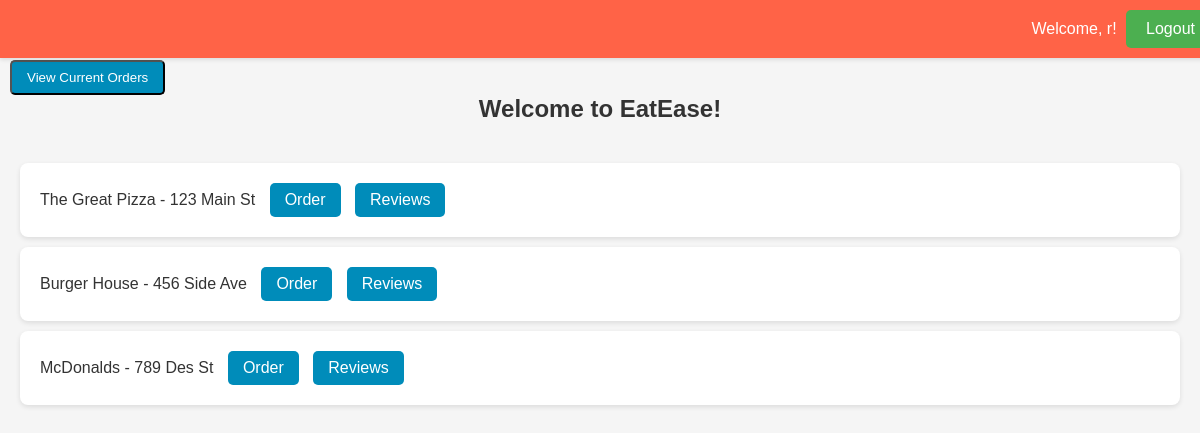
The page / (signed in) on the database its author committed.
### tables this page shows
CREATE TABLE restaurants (
    rest_id INTEGER PRIMARY KEY AUTOINCREMENT,
    name TEXT NOT NULL,
    location TEXT NOT NULL,
    owner INTEGER
);

### app.py (the view)
@app.route('/')
def home():
    conn = get_db_connection()
    cur = conn.cursor()
    cur.execute('SELECT rest_id, name, location FROM restaurants')
    restaurants = cur.fetchall()
    conn.close()
    return render_template('land.html',restaurants=[dict(row) for row in restaurants])

### app.py (called while the page is built)
def get_db_connection():
    conn = sqlite3.connect('eatease.db')
    conn.row_factory = sqlite3.Row
    return conn

@app.before_request
def handle_session_clearing():
    global session_cleared
    if not session_cleared:
        session.clear()
        session_cleared = True

### templates/land.html (shortened to what this page needs)
<!DOCTYPE html>
<html lang="en">
<head>
</head>
<body>
    <div class="header">
        {% if session.get('logged_in') %}
            <p>Welcome, {{ session.get('username') }}!</p>
            <a href="/logout"><button class="signup-login_btn">Logout</button></a>
        {% else %}
            <a href="/signup"><button class="signup-login_btn">Sign Up</button></a>
            <a href="/login"><button class="signup-login_btn">Login</button></a>
        {% endif %}
    </div>
    <div id="main">
        {% if session.get('logged_in') %}
                {% if session.get('user_role') == 1 %}
                    <button class="btn" onclick="openNav()">View Current Orders</button>
                {% endif %}
        {% endif %}
    <h1>Welcome to EatEase!
    </h1>
    <ul>
        {% for restaurant in restaurants %}
        <li>
            {{ restaurant.name }} - {{ restaurant.location }}
            {% if session.get('logged_in') %}
                {% if session.get('user_role') == 1 %}
                    <a href="/customer_menu/{{ restaurant.rest_id }}" class="btn">Order</a>
                    <a href="/view_reviews/{{ restaurant.rest_id }}" class="btn">Reviews</a>
                {% elif session.get('user_role') == 2 %}
                    <a href="/manage/{{ restaurant.rest_id }}" class="btn">Manage Menu</a>
                {% endif %}
            {% else %}
                <a href="/restaurant/{{ restaurant.rest_id }}" class="btn">View Details</a>
            {% endif %}
        </li>
        {% endfor %}
    </ul>
    </div>
</body>
</html>

### templates/land.html (style rules this page uses)
body, h1, ul, li { margin: 0; padding: 0; }
body { font-family: 'Arial', sans-serif; background-color: #f5f5f5; padding-top: 60px; color: #333; }
.header { background-color: #ff6347; padding: 10px 20px; text-align: right; position: fixed; width: 100%; top: 0; left: 0; box-shadow: 0 2px 4px rgba(0,0,0,0.1); }
.header p { color: white; display: inline; }
.signup-login_btn { font-size: 16px; padding: 10px 20px; margin: 0 5px; background-color: #4CAF50; color: white; border: none; border-radius: 5px; cursor: pointer; }
h1 { text-align: center; color: #333; margin-bottom: 20px; font-size: 24px; }
ul { list-style-type: none; padding: 20px; }
li { background-color: white; margin-bottom: 10px; padding: 20px; border-radius: 8px; box-shadow: 0 2px 5px rgba(0,0,0,0.1); }
.btn { padding: 8px 15px; margin-left: 10px; background-color: #008cba; color: white; text-decoration: none; border-radius: 5px; display: inline-block; cursor: pointer; }

### rows shown on the page
restaurants: name "The Great Pizza", location "123 Main St"
restaurants: name "Burger House", location "456 Side Ave"
restaurants: name "McDonalds", location "789 Des St"

### other values the page prints
{{ session.get('username') }} "r"
